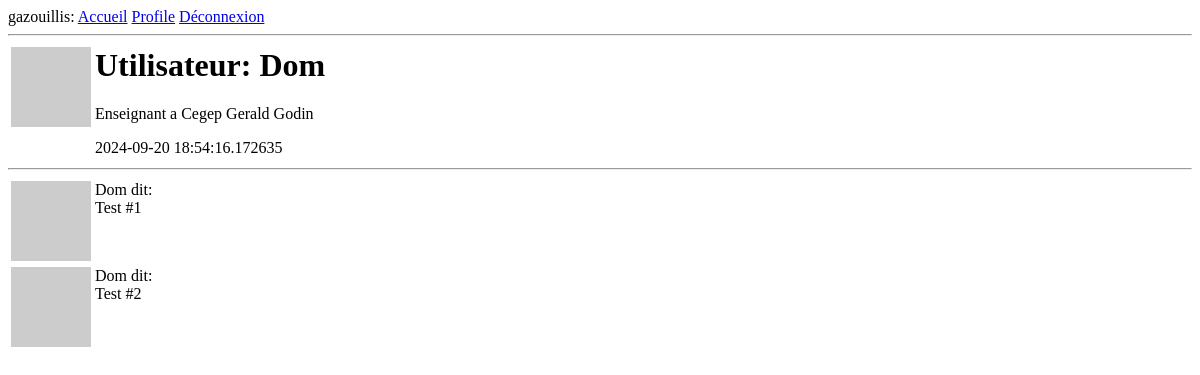
The page /utilisateurs/Dom (signed in) on the database as committed earlier.
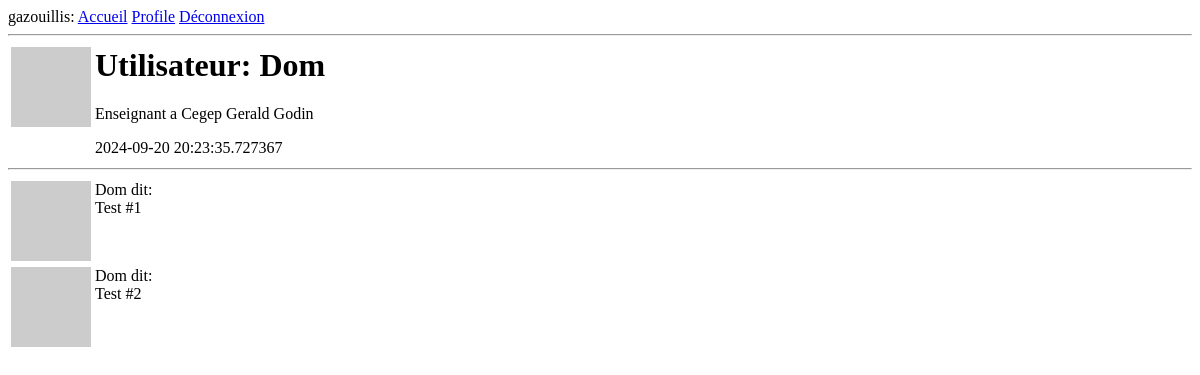
The same page on the database as committed later.
### app/modeles.py (models this page shows, shortened)
class Utilisateur(UserMixin, db.Model):
    id: so.Mapped[int] = so.mapped_column(primary_key=True)
    nom: so.Mapped[str] = so.mapped_column(sa.String(64), index=True,
                                           unique=True)
    courriel: so.Mapped[str] = so.mapped_column(sa.String(120), index=True,
                                                unique=True)
    mot_passe_hash: so.Mapped[Optional[str]] = so.mapped_column(sa.String(256))
    apropos: so.Mapped[Optional[str]] = so.mapped_column(sa.String(140))
    apercu: so.Mapped[Optional[datetime]] = so.mapped_column(default=lambda: datetime.now(timezone.utc))
    publications: so.WriteOnlyMapped['Publication'] = so.relationship(
        back_populates='auteur')
    def avatar(self, taille):
        digest = md5(self.courriel.lower().encode('utf-8')).hexdigest()
        return f'https://www.gravatar.com/avatar/{digest}?d=identicon&s={taille}'

### app/routes.py (the view)
@app.route('/utilisateurs/<nom_utilisateur>')
@login_required
def utilisateur(nom_utilisateur):
    utilisateur = db.first_or_404(
        sa.select(Utilisateur).where(Utilisateur.nom == nom_utilisateur))
    publications = [
        {'auteur': utilisateur, 'contenu': 'Test #1'},
        {'auteur': utilisateur, 'contenu': 'Test #2'}
    ]
    return render_template('profile.html', utilisateur=utilisateur, publications=publications)

### app/modeles.py (called while the page is built)
@login.user_loader
def load_user(id):
    return db.session.get(Utilisateur, int(id))

### app/routes.py (called while the page is built)
@app.before_request
def before_request():
    if current_user.is_authenticated:
        current_user.apercu = datetime.now(timezone.utc)
        db.session.commit()

### app/templates/profile.html (shortened to what this page needs)
{% extends "base.html" %}
{% block content %}
<table>
  <tr valign="top">
    <td><img src="{{ utilisateur.avatar(128) }}"></td>
    <td>
      <h1>Utilisateur: {{ utilisateur.nom }}</h1>
      {% if utilisateur.apropos %}
      <p>{{ utilisateur.apropos }}</p>
      {% endif %}
      {% if utilisateur.apercu %}
      <p>{{utilisateur.apercu}}</p>
      {% endif %}
    </td>
  </tr>
</table>
<hr>
{% for publication in publications %}
{% include '_publication.html' %}
{% endfor %}
{% endblock %}

### app/templates/base.html (shortened to what this page needs)
<html>
<head>
</head>
<body>
  <div>
    gazouillis:
    <a href="{{ url_for('index') }}">Accueil</a>
    {% if current_user.is_anonymous %}
    <a href="{{ url_for('ouvrir_session') }}">Ouvrir session</a>
    {% else %}
    <a href="{{ url_for('utilisateur', nom_utilisateur=current_user.nom)}}">Profile</a>
    <a href="{{ url_for('deconnexion')}}">Déconnexion</a>
    {% endif %}
  </div>
  <hr>
  {% block content %}{% endblock %}
</body>
</html>

### app/templates/_publication.html
<table>
  <tr valign="top">
      <td><img src="{{ publication.auteur.avatar(36) }}"></td>
      <td>{{ publication.auteur.nom }} dit:<br>{{ publication.contenu }}</td>
  </tr>
</table>

Rows that differ between the two databases and show on the page:
changed Utilisateur "Dom": apercu "2024-09-20 18:54:16.172635" → "2024-09-20 20:23:35.727367"
